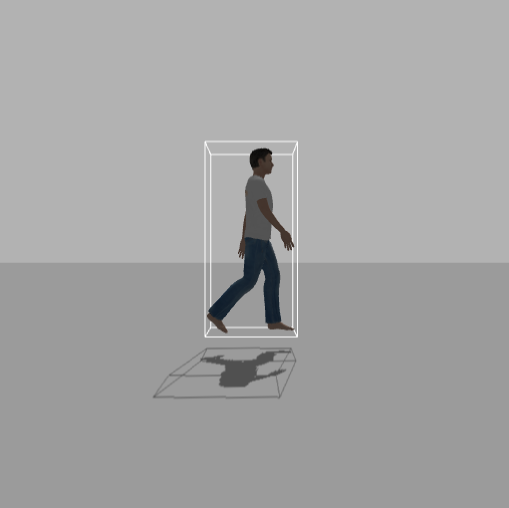
#> input picture picc.png, 1018 x 1016 px (shown at 1/2 size)
$ python test.py
#> lines starting #> are read from the running program, lines starting #| are printed output that depends on the picture; after the words box and inside, x2 and y2 are one past the last pixel; in counts of white or black regions, pixels touching at a corner belong together
import cv2


img = cv2.imread('picc.png')
#> img is the input picture: shape (1016, 1018, 3); mean B, G, R 164.3, 164.2, 164.2
img =cv2.resize(img,(512,512))
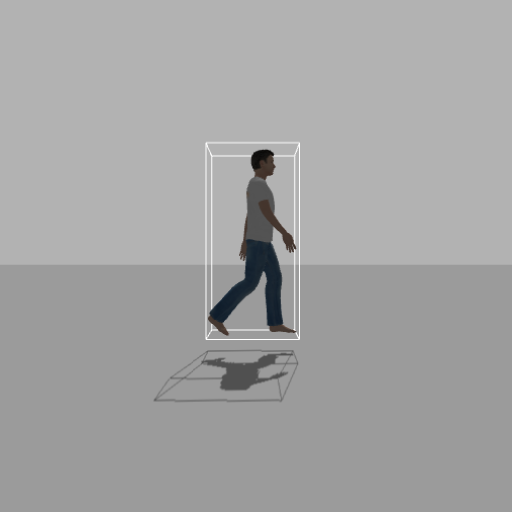
#> img: shape (512, 512, 3); mean B, G, R 164.3, 164.2, 164.2
# [9 lines of commented-out code are left out]
img [235,214:297]=[0,0,0]
#> img: shape (512, 512, 3); 0.03% of pixels changed, all inside (x1, y1, x2, y2) = (214, 235, 297, 236)
img [35, 214:297]= [0,0,0]
#> img: shape (512, 512, 3); mean B, G, R 164.2, 164.1, 164.1
img [35:235,214] = [0,0,0]
img [35:235,297] = [0,0,0]
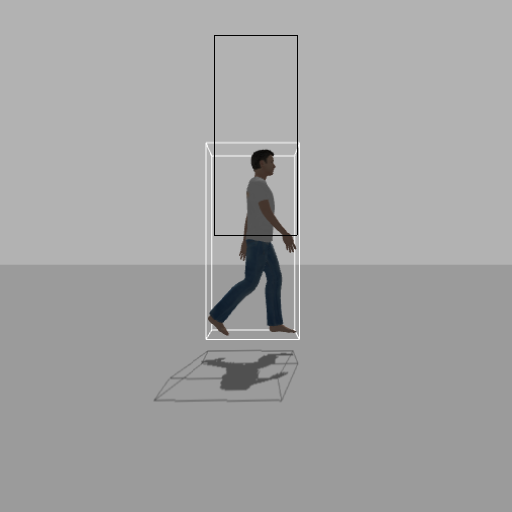
#> img: shape (512, 512, 3); mean B, G, R 163.9, 163.9, 163.8
cv2.imshow("image", img)
cv2.imwrite("box.png",img)
cv2.waitKey(0)
cv2.destroyAllWindows()

$ run again, with pic.png copied over picc.png
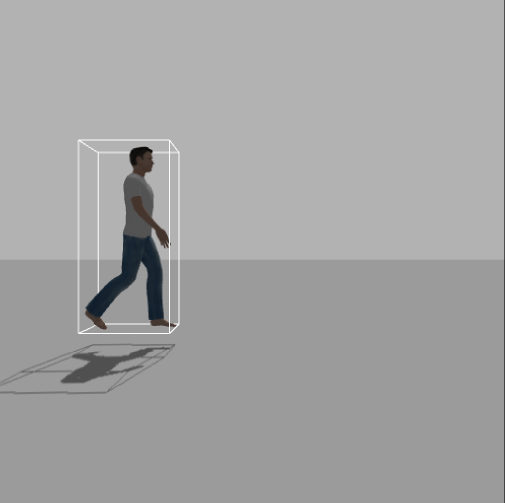
#> input picture pic.png, 1010 x 1006 px (shown at 1/2 size)
#> img is the input picture: shape (1006, 1010, 3); mean B, G, R 164.1, 164, 163.9
#> `img =cv2.resize(img,(512,512))`:
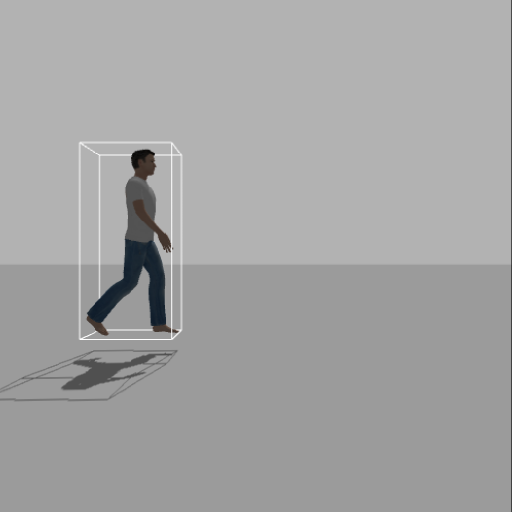
#> img: shape (512, 512, 3); mean B, G, R 164.1, 164, 163.9
#> `img [35:235,297] = [0,0,0]`:
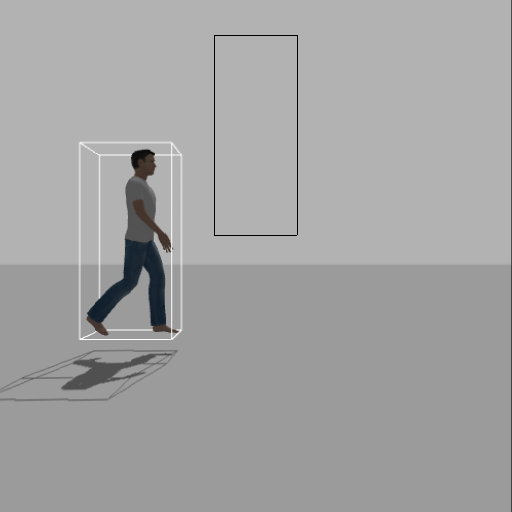
#> img: shape (512, 512, 3); mean B, G, R 163.7, 163.6, 163.5
